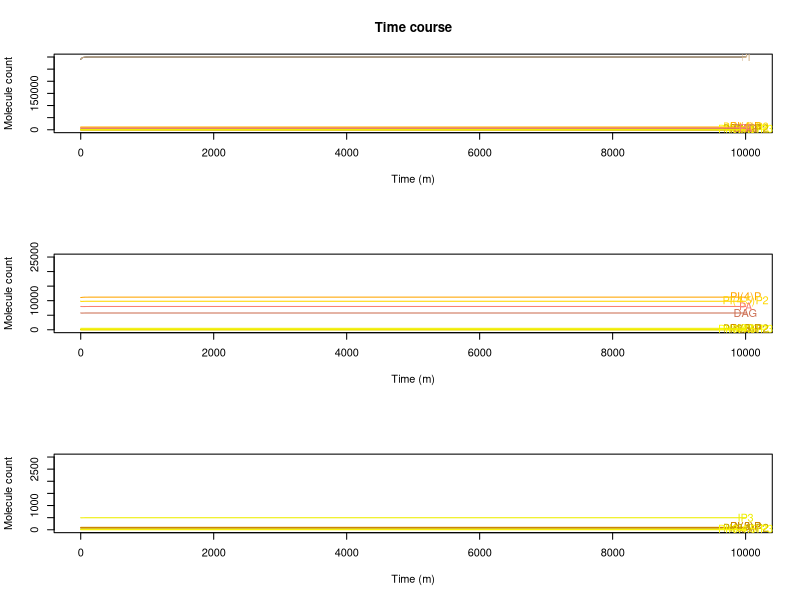

The R script that drew this image: (Note: this script raises an error after producing the figure.)
### Model ###
### This is apical ###

# for basolateral divide gammaPTENc_PTENa by 10

### There is a unspected bistability here. Change gamma_5K4P_5K_45P to .075

rm(list=ls())	#clean memory
graphics.off() 	#close plot windows



################## competition and regulation - this is basal ##########################

library(deSolve)	#library for solve diferential equations
#citation("deSolve")

# Insert the number of time units that the simulation will run
tmax=10000
# Insert the step of the simulation
tstep=1
t=seq(0,tmax+1,tstep) 	# time



HS = function (PA)(1 + 2*PA^2/(PA^2+10000^2))

ENaC_op = function(PIP2)
	{.02+.8/(1+181429*exp(-.00112*PIP2))}
ENaC_op(10000)

mp2_PI3KI = 0.0006217539	# metaparameter for PI3KI
mp3_PTEN = 0.003			# metaparameter for PTEN




# Inicial states for variables
# insert, in the parentesis, the inicial value of the dependent variables (ex: X=2) 
state=c(
	PI 	   = 	290115.435296034,
	PI3P 	   = 	94.6235111384769,
	PI4P 	   = 	11095.7012602329,
	PI5P     = 	97.176844279141, 
	PI35P2   =	21.3415882859489,
	PI45P2   =	9851.42105324773,
	PI34P2   =	40.3575424621684,
	PI345P3  =	1.12832194419032,
	pi_3KI_a =	5.82680164591602,
	PTEN_a   =	14.5509720205084,
	DAG      =	5787.00059628337,
	IP3      =	499.14011589903,
	PA       =	8025.19773414257,
	ENaC 	   =  35,
	ASL 	   =  7
	)



# insert, in the parentecis, the parameters and independent variables and their values (ex: const=5, rate=2). 
# If no parameters and independent variables just put a zero.
parameters=c(
		pi_3KI = 1000,			# this and PTEN control the level of PI(345)P3
		PTEN = 50,				# (phosphatase and tensin homologue deleted on chromosome 10) PI_3P family. This and pip_3K control the level of PI(345)P3 

		pi_3KII = 75,	      	# creates PI34P2 from PI4P. In vitro can phosphorilate PI to PI4P so effectly that the original name of this enzyme was PI_4K_type_I 
		pi_3KIII = 5,			# Phosphorilate PI into PI3P.
		pi_4K = 400,		   	# type II. Phosphorilate PI into PI4P. Very similar to PI_3Ks in structure. Type I was after all, PI_3KII 
		pi_Kfyve = 48,			# type III PIP_5K. Really diferent from the other PIP_5K.
		pip_5KI = 330,			# Phosphorilate PI4P into PI45P2. Activated by PA.
		pip_5KII = 845,    		# Phosphorilate PI5P into PI45P2 
		pi_4K_pip_5KI = 230,		# this is here because PI45P2 should not be inflenced by PI4P depletion

		SYNJ = 30, 				# phosphatase that transforms PI45P2 directly into PI
		SAC1 = 100,
		SAC2 = 1,
		SAC3 = 5,
		INPP4 = 50,
		TMEM55 = 20,
		MTMR1_6_14 = 63,
		MTMR78 = 18,

		ORCL1 = 3,
		INPP5BJ = 1,
		INPP5E = 1,
		SKIP = 5,
		SHIP2 = 1,

		PS = 150000,

		PLC = 5,	  		# Phospholipase C. Breaks PI45P2 into DAG and IP3.
		DGK = 50,  			# Diacylglicerol Kinase. Transforms DAG into PA.
		LPP = 100,  		# Phosphatase that transforms PA into DAG, S1P into Shingosine and C1P into ceramide.

		gamma_0 = 15000, 
		gamma_4 = 150,
		gamma_3 = 10,

		gamma0_3a = 0*5.459875e+14, f0_3a_PI = 1.138439e-01 , 
		gamma0_3b = 8.809591e+14, f0_3b_PI = 0.1761429 , f0_3b_PI4P = -0.07030248,
		gamma0_3c = 5.459875e+14, f0_3c_PI = 1.138439e-01 , 			
		gamma3_0a = 4.557615e+13, f3_0a_PI3P = 0.9995614578, f3_0a_PI4P = -0.04385422, f3_0a_PI5P = -0.0004385422, f3_0a_PI35P2 = -0.0002192711, f3_0a_PI45P2_PI4P = -0.04385422, f3_0a_PI45P2_PI5P = -0.2383381, f3_0a_PI345P3 = -0.001668266, f3_0a_PI45P2_PI = -0.01096355,
		gamma3_0c = 5.096813e+12, f3_0c_PI3P = 0.9993781095, f3_0c_PI4P = -0.06218905, f3_0c_PI5P = -0.0006218905, f3_0c_PI35P2 = -0.0003109453,
		gamma3_0d = 3.059076e+12, f3_0d_PI3P = 9.993364e-01, f3_0d_PI35P2 = -3.317850e-04,
		gamma3_0e = 3.067331e+12, f3_0e_PI3P = 9.993362e-01,


		gamma0_4 = 5.100640e+14, f0_4_PI = 2.864618e-01,  
		gamma4_0a = 4.557615e+13, f4_0a_PI3P = -0.0004385422, f4_0a_PI4P = 0.95614578, f4_0a_PI5P = -0.0004385422, f4_0a_PI35P2 = -0.0002192711, f4_0a_PI45P2_PI4P = -0.04385422, f4_0a_PI45P2_PI5P = -0.2383381, f4_0a_PI345P3 = -0.001668266, f4_0a_PI45P2_PI = -0.01096355,
		gamma4_0c = 5.096813e+12, f4_0c_PI4P = 0.93781095, f4_0c_PI3P = -0.0006218905, f4_0c_PI5P = -0.0006218905, f4_0c_PI35P2 = -0.0003109453,


		gamma0_5 = 4.702825e+11, f0_5_PI = 0.5465332, f0_5_PI3P = -0.000377889,  
		gamma5_0a = 4.557615e+13, f5_0a_PI3P = -0.0004385422, f5_0a_PI4P = -0.04385422, f5_0a_PI5P = 0.9995614578, f5_0a_PI35P2 = -0.0002192711, f5_0a_PI45P2_PI4P = -0.04385422, f5_0a_PI45P2_PI5P = -0.2383381, f5_0a_PI345P3 = -0.001668266, f5_0a_PI45P2_PI = -0.01096355,
		gamma5_0c = 5.096813e+12, f5_0c_PI5P = 0.9993781095, f5_0c_PI3P = -0.0006218905, f5_0c_PI4P = -0.06218905, f5_0c_PI35P2 = -0.0003109453,

		gamma3_35 = 1.618325e+16, f3_35_PI3P = 0.999622111, f3_35_PI = -0.4534668,
		gamma35_3a = 4.557615e+13, f35_3a_PI3P = -0.0004385422, f35_3a_PI4P = -0.04385422, f35_3a_PI5P = -0.0004385422, f35_3a_PI35P2 = 0.9997807289, f35_3a_PI45P2_PI4P = -0.04385422, f35_3a_PI45P2_PI5P = -0.2383381, f35_3a_PI345P3 = -0.001668266, f35_3a_PI45P2_PI = -0.01096355,
		gamma35_3c = 5.096813e+12, f35_3c_PI35P2 = 0.9996890547, f35_3c_PI3P = -0.0006218905, f35_3c_PI4P = -0.06218905, f35_3c_PI5P = -0.0006218905,
		gamma35_3d = 3.060265e+12, f35_3d_PI35P2 = 9.999336e-01,
		gamma35_3e = 5.137691e+12, f35_3e_PI35P2 = 9.996894e-01, f35_3e_PI45P2 = -6.211936e-02, f35_3e_PI345P3 = -2.363093e-03,

		gamma4_45 = 8.493641e+15, f4_45_PI4P = 4.596175e-02, f4_45_PA = 0.2, f4_45_PI45P2 = -0.05,
		gamma45_4a = 4.557615e+13, f45_4a_PI3P = -0.0004385422, f45_4a_PI4P = -0.04385422, f45_4a_PI5P = -0.0004385422, f45_4a_PI35P2 = -0.0002192711, f45_4a_PI45P2_PI4P = 0.95614578, f45_4a_PI45P2_PI5P = -0.2383381, f45_4a_PI345P3 = -0.001668266, f45_4a_PI45P2_PI = -0.01096355,
	 	gamma45_4c = 5.133984e+12, f45_4c_PI45P2 = 9.378613e-01, f45_4c_PI345P3 = -2.363827e-03,
		gamma45_4d = 5.137691e+12, f45_4d_PI45P2 = 9.378806e-01, f45_4d_PI35P2 = -3.105968e-04, f45_4d_PI345P3 = -2.363093e-03,

		gamma5_45 = 2.946989e+13, f5_45_PI5P = 8.784401e-01,
		gamma45_5a = 3.237862e+12, f45_5a_PI3P = -0.0004385422, f45_5a_PI4P = -0.04385422, f45_5a_PI5P = -0.0004385422, f45_5a_PI35P2 = -0.0002192711, f45_5a_PI45P2_PI4P = -0.04385422, f45_5a_PI45P2_PI5P = 0.7616619, f45_5a_PI345P3 = -0.001668266, f45_5a_PI45P2_PI = -0.01096355,
		gamma45_5c = 4.133048e+12, f45_5c_PI45P2 = 6.487218e-01,   	
   	
		gamma45_345 = 1.888500e+14, f45_345_PI45P2 = 3.063327e-01,
		gamma345_45 = 2.904971e+15, f345_45_PI345P3 = 9.555746e-01, f345_45_PI34P2 = -1.101822e-04,
		gamma35_5 = 6.059076e+14, f35_5_PI35P2 = 9.996682e-01, f35_5_PI3P = -6.635700e-04,
	
		gamma34_3 = 1.333061e+12, f34_3_PI34P2 = 9.981983e-01,

		gamma345_34a = 2.476815e+12, f345_34a_PI3P = -0.0004385422, f345_34a_PI4P = -0.04385422, f345_34a_PI5P = -0.0004385422, f345_34a_PI35P2 = -0.0002192711, f345_34a_PI45P2_PI4P = -0.04385422, f345_34a_PI45P2_PI5P = -0.2383381, f345_34a_PI345P3 = 0.998331734, f345_34a_PI45P2_PI = -0.01096355,
		gamma345_34c = 2.790040e+11, f345_34c_PI345P3 = 9.976362e-01, f345_34c_PI45P2 = -6.213866e-02,
		gamma345_34d = 2.792054e+11, f345_34d_PI345P3 = 9.976369e-01, f345_34d_PI35P2 = -3.105968e-04, f345_34d_PI45P2 = -6.211936e-02,
		gamma345_34e = 1.678636e+11, f345_34e_PI345P3 = 9.981984e-01,

		gammai_ = 0.045,
		gamma0_45 = 2.666243e+14, f0_45_PI = 2.864618e-01, f0_45_PA = 0.2, f0_45_PI45P2 = -0.05,
		gamma4_34a = 0*5.229823e+12, f4_34a_PI4P = 5.009150e-01,
		gamma4_34b = 5.638138e+14, f4_34b_PI4P = 0.92969752, f4_34b_PI = -0.8238571 ,
		gamma34_4 = 5.043352e+11, f34_4_PI34P2 = 9.998898e-01, f34_4_PI345P3 = -4.442544e-02,
		gamma45_0 = 1.139404e+12, f45_0_PI3P = 0.9995614578, f45_0_PI4P = -0.04385422, f45_0_PI5P = -0.0004385422, f45_0_PI35P2 = -0.0002192711, f45_0_PI45P2_PI4P = -0.04385422, f45_0_PI45P2_PI5P = -0.2383381, f45_0_PI345P3 = -0.001668266, f45_0_PI45P2_PI = -0.01096355
		)


				
parameters=c(parameters,
		gammaPI3KIc_PI3KIa = mp2_PI3KI * 0.005385984, fPI3KIc_PI3KIa_pi_3KI_c = 1, fPI3KIc_PI3KIa_PI345P3 = .7, 
		gammaPI3KIa_PI3KIc = mp2_PI3KI, fPI3KIa_PI3KIc_pi_3KI_a = 1,
 
		gammaPTENc_PTENa = mp3_PTEN * 4.166667e-05, fPTENc_PTENa_PTEN_c = 1, fPTENc_PTENa_PI45P2 = 1, 
		gammaPTENa_PTENc = mp3_PTEN, fPTENa_PTENc_PTEN_a =1, fPTENa_PTENc_PI345P3 = 1,

		gamma45_DAG = 1.878461e+19, f45_DAG_PI45P2 = 9.770418e-01, f45_DAG_PI4P = -1.260449e-02, f45_DAG_PS = -9.642438e-01,
		gammaPA_DAG = 5.538472e+11, fPA_DAG_PA = 9.652797e-01,						
		gammaDAG_PA = 1.652729e+13, fDAG_PA_DAG = 9.475506e-01,
		gamma_DAG = 0.00001,
		gammaDAG_ = .1, fDAG__DAG = 1,
		gamma_PA = 4,
		gammaPA_ = 0.1, fPA__PA = 1,
		gammaPC_PA = 14.35507, f_PC_PA_PI45P2 = .3,
		gammaIP3_ = 2, fIP3__IP3 = 1,
		gamma4_DAG = 2.546895e+18, f4_DAG_PI4P = 9.873955e-01, f4_DAG_PI45P2 = -2.295818e-02, f4_DAG_PS = -9.642438e-01,

		SPLUNC1 = 7890,

		gamma__ENaC = log(2)/40,
		gamma_ENaC_SPLUNC1 = 3*log(2)/8416000,
		gamma_ENaC_ = log(2)/3200,
		
		gamma_ASL_ENaC = 0.0003922396,
		gamma_CFTR_ASL = 0.0177052536
		)   
parameters=c(
		parameters,
		gamma__ASL = (105)*as.numeric(parameters[names(parameters)=='gamma_ASL_ENaC'])+(4/3)*as.numeric(parameters[names(parameters)=='gamma_CFTR_ASL']),
		gamma_ASL_ = (25/4)*as.numeric(parameters[names(parameters)=='gamma_ASL_ENaC'])+(1/3)*as.numeric(parameters[names(parameters)=='gamma_CFTR_ASL'])	
		)  
#Pars=as.data.frame(t(parameters)) #create a data.frame p with the same information in vector parameters
#attach(Pars) # put all colunms of p as variables in memory
# cbind(1:length(parameters),parameters)





equations=function(t,state,parameters) 	# function containing the diferential equations
	{with(as.list(c(state,parameters)),
		{
		#rate of change (velocities of the variables concentration changes), the actual diferencial equations
		# insert the diferentical equations (ex: dX=const*X^rate or dX=5*X^2)

		V_0 = gamma_0
		V_4 = gamma_4
		V_3 = gamma_3

		V0_3a = gamma0_3a*PI^f0_3a_PI * pi_3KI_a * 123.245 * 1.66*10^-18
		V0_3b = gamma0_3b * PI^f0_3b_PI * PI4P^f0_3b_PI4P * pi_3KII * 180.983 * 1.66*10^-18
		V0_3c = gamma0_3c*PI^f0_3c_PI*pi_3KIII  * 101.549 * 1.66*10^-18
		V3_0a = gamma3_0a * PI3P^f3_0a_PI3P * PI4P^f3_0a_PI4P * PI5P^f3_0a_PI5P * PI35P2^f3_0a_PI35P2 * PI45P2^f3_0a_PI45P2_PI4P * PI45P2^f3_0a_PI45P2_PI5P * PI345P3^f3_0a_PI345P3 * PI45P2^f3_0a_PI45P2_PI * SYNJ * 185.272 *1.66*10^-18
		V3_0c = gamma3_0c * PI3P^f3_0c_PI3P * PI4P^f3_0c_PI4P * PI5P^f3_0c_PI5P * PI35P2^f3_0c_PI35P2 * SAC1 * 66.967 * 1.66*10^-18
		V3_0d = gamma3_0d * PI3P^f3_0d_PI3P * PI35P2^f3_0d_PI35P2 * MTMR1_6_14 * 69.932 * 1.66*10^-18
		V3_0e = gamma3_0e*PI3P^f3_0e_PI3P * MTMR78 * 75.833 * 1.66*10^-18

		V0_4 = gamma0_4*PI^f0_4_PI* pi_4K * 109.711 * 1.66*10^-18
		V4_0a = gamma4_0a * PI3P^f4_0a_PI3P * PI4P^f4_0a_PI4P * PI5P^f4_0a_PI5P * PI35P2^f4_0a_PI35P2 * PI45P2^f4_0a_PI45P2_PI4P * PI45P2^f4_0a_PI45P2_PI5P * PI345P3^f4_0a_PI345P3 * PI45P2^f4_0a_PI45P2_PI * SYNJ * 185.272 *1.66*10^-18
		V4_0c = gamma4_0c * PI4P^f4_0c_PI4P * PI3P^f4_0c_PI3P * PI5P^f4_0c_PI5P * PI35P2^f4_0c_PI35P2 * SAC1 * 66.967 * 1.66*10^-18

		V0_5 = gamma0_5 * PI^f0_5_PI * PI3P^f0_5_PI3P * pi_Kfyve * 237.136 * 1.66*10^-18
		V5_0a = gamma5_0a * PI3P^f5_0a_PI3P * PI4P^f5_0a_PI4P * PI5P^f5_0a_PI5P * PI35P2^f5_0a_PI35P2 * PI45P2^f5_0a_PI45P2_PI4P * PI45P2^f5_0a_PI45P2_PI5P * PI345P3^f5_0a_PI345P3 * PI45P2^f5_0a_PI45P2_PI * SYNJ * 185.272 *1.66*10^-18
		V5_0c = gamma5_0c * PI5P^f5_0c_PI5P * PI3P^f5_0c_PI3P * PI4P^f5_0c_PI4P * PI35P2^f5_0c_PI35P2 * SAC1 * 66.967 * 1.66*10^-18

		V3_35 = gamma3_35 * PI3P^f3_35_PI3P * PI^f3_35_PI * pi_Kfyve * 237.136 * 1.66*10^-18
		V35_3a = gamma35_3a * PI3P^f35_3a_PI3P * PI4P^f35_3a_PI4P * PI5P^f35_3a_PI5P * PI35P2^f35_3a_PI35P2 * PI45P2^f35_3a_PI45P2_PI4P * PI45P2^f35_3a_PI45P2_PI5P * PI345P3^f35_3a_PI345P3 * PI45P2^f35_3a_PI45P2_PI * SYNJ * 185.272 *1.66*10^-18
		V35_3c = gamma35_3c * PI35P2^f35_3c_PI35P2 * PI3P^f35_3c_PI3P * PI4P^f35_3c_PI4P * PI5P^f35_3c_PI5P * SAC1 * 66.967 * 1.66*10^-18
		V35_3d = gamma35_3d*PI35P2^f35_3d_PI35P2* SAC3 * 103.635 * 1.66*10^-18
		V35_3e = gamma35_3e * PI35P2^f35_3e_PI35P2 * PI45P2^f35_3e_PI45P2 * PI345P3^f35_3e_PI345P3 * INPP5E * 70.205 * 1.66*10^-18

		V4_45 = gamma4_45 * PI4P^f4_45_PI4P * pip_5KI * 65.643 *1.66*10^-18 * HS(PA) * PI45P2^f4_45_PI45P2
		V45_4a = gamma45_4a * PI3P^f45_4a_PI3P * PI4P^f45_4a_PI4P * PI5P^f45_4a_PI5P * PI35P2^f45_4a_PI35P2 * PI45P2^f45_4a_PI45P2_PI4P * PI45P2^f45_4a_PI45P2_PI5P * PI345P3^f45_4a_PI345P3 * PI45P2^f45_4a_PI45P2_PI * SYNJ * 185.272 *1.66*10^-18
		V45_4c = gamma45_4c * PI45P2^f45_4c_PI45P2 * PI345P3^f45_4c_PI345P3 * (ORCL1 * 104.205 * 1.66*10^-18 + INPP5BJ * 96.755 * 1.66*10^-18 + SKIP * 51.090 * 1.66*10^-18 + SAC2 * 128.407* 1.66*10^-18)
 		V45_4d = gamma45_4d * PI45P2^f45_4d_PI45P2 * PI35P2^f45_4d_PI35P2 * PI345P3^f45_4d_PI345P3 * INPP5E * 70.205 * 1.66*10^-18

		V5_45 = gamma5_45*PI5P^f5_45_PI5P*pip_5KII * 46.968 *1.66*10^-18
		V45_5a = gamma45_5a * PI3P^f45_5a_PI3P * PI4P^f45_5a_PI4P * PI5P^f45_5a_PI5P * PI35P2^f45_5a_PI35P2 * PI45P2^f45_5a_PI45P2_PI4P * PI45P2^f45_5a_PI45P2_PI5P * PI345P3^f45_5a_PI345P3 * PI45P2^f45_5a_PI45P2_PI * SYNJ * 185.272 *1.66*10^-18
		V45_5c = gamma45_5c*PI45P2^f45_5c_PI45P2 * TMEM55 * 28.470 * 1.66*10^-18

		V45_345 = gamma45_345*PI45P2^f45_345_PI45P2 * pi_3KI_a * 123.245 * 1.66*10^-18
		V345_45 = gamma345_45 * PI345P3^f345_45_PI345P3 * PI34P2^f345_45_PI34P2 * PTEN_a * 47.166 * 1.66*10^-18

		V35_5 = gamma35_5 * PI35P2^f35_5_PI35P2 * PI3P^f35_5_PI3P * MTMR1_6_14 * 69.932 * 1.66*10^-18

		V34_3 = gamma34_3*PI34P2^f34_3_PI34P2 * INPP4 * 107.347 * 1.66*10^-18

		V345_34a = gamma345_34a * PI3P^f345_34a_PI3P * PI4P^f345_34a_PI4P * PI5P^f345_34a_PI5P * PI35P2^f345_34a_PI35P2 * PI45P2^f345_34a_PI45P2_PI4P * PI45P2^f345_34a_PI45P2_PI5P * PI345P3^f345_34a_PI345P3 * PI45P2^f345_34a_PI45P2_PI * SYNJ * 185.272 *1.66*10^-18
		V345_34c = gamma345_34c * PI345P3^f345_34c_PI345P3 * PI45P2^f345_34c_PI45P2 * (ORCL1 * 104.205 * 1.66*10^-18 + INPP5BJ * 96.755 * 1.66*10^-18 + SKIP  * 51.090 * 1.66*10^-18 + SAC2 * 128.407* 1.66*10^-18)
		V345_34d = gamma345_34d * PI345P3^f345_34d_PI345P3 * PI35P2^f345_34d_PI35P2 * PI45P2^f345_34d_PI45P2 * INPP5E * 70.205 * 1.66*10^-18
		V345_34e = gamma345_34e*PI345P3^f345_34e_PI345P3* SHIP2 * 138.599 * 1.66*10^-18

		V45_  = gammai_*PI45P2 * 46.5
		V0_   = gammai_*PI
		V4_   = gammai_*PI4P
		V345_ = gammai_*PI345P3
		V3_   = gammai_*PI3P
		V35_  = gammai_*PI35P2
		V5_   = gammai_*PI5P
		V34_  = gammai_*PI34P2

		V0_45 = gamma0_45 * PI^f0_45_PI * pi_4K_pip_5KI * 248.608 * 1.66*10^-18  * HS(PA) * PI45P2^f0_45_PI45P2 * 20

		V4_34a = gamma4_34a*PI4P^f4_34a_PI4P* pi_3KI_a * 123.245 * 1.66*10^-18
		V4_34b = gamma4_34b * PI4P^f4_34b_PI4P * PI^f4_34b_PI * pi_3KII * 180.983 * 1.66*10^-18 
		V34_4 = gamma34_4 * PI34P2^f34_4_PI34P2 * PI345P3^f34_4_PI345P3 * PTEN_a * 47.166 * 1.66*10^-18

		V45_0 = gamma45_0 * PI3P^f45_0_PI3P * PI4P^f45_0_PI4P * PI5P^f45_0_PI5P * PI35P2^f45_0_PI35P2 * PI45P2^f45_0_PI45P2_PI4P * PI45P2^f45_0_PI45P2_PI5P * PI345P3^f45_0_PI345P3 * PI45P2^f45_0_PI45P2_PI * SYNJ * 185.272 *1.66*10^-18

		pi_3KI_c = pi_3KI - pi_3KI_a
		VPI3KIc_PI3KIa = gammaPI3KIc_PI3KIa * (pi_3KI - pi_3KI_a) ^ fPI3KIc_PI3KIa_pi_3KI_c * PI345P3 ^ fPI3KIc_PI3KIa_PI345P3
		VPI3KIa_PI3KIc = gammaPI3KIa_PI3KIc * pi_3KI_a

		PTEN_c = PTEN - PTEN_a
		VPTENc_PTENa = gammaPTENc_PTENa * (PTEN - PTEN_a) ^ fPTENc_PTENa_PTEN_c * PI45P2 ^ fPTENc_PTENa_PI45P2
		VPTENa_PTENc = gammaPTENa_PTENc * PTEN_a ^ fPTENa_PTENc_PTEN_a 

		V45_DAG = gamma45_DAG * PI45P2^(f45_DAG_PI45P2) * PI4P^(f45_DAG_PI4P) * PS^(f45_DAG_PS) * PLC * 88.4215 *1.66*10^-18
		VPA_DAG = gammaPA_DAG * PA^fPA_DAG_PA * LPP * 32.574 * 1.66*10^-18
		VDAG_PA = gammaDAG_PA * DAG^fDAG_PA_DAG * DGK * 116.997 *1.66*10^-18
		V_DAG = gamma_DAG 
		VDAG_ = gammaDAG_ * DAG^fDAG__DAG 
		V_PA = gamma_PA 
		VPA_ = gammaPA_ * PA^fPA__PA
		VPC_PA = gammaPC_PA * PI45P2^f_PC_PA_PI45P2 
		VIP3_ = gammaIP3_ * IP3^fIP3__IP3

		V_PI4P_DAG = gamma4_DAG * PI4P^(f4_DAG_PI4P) * PI45P2^(f4_DAG_PI45P2) * PS^(f4_DAG_PS) * PLC * 88.4215 *1.66*10^-18

		dPI = V45_ + V_0 + V3_0a + V3_0c + V3_0d + V3_0e + V4_0a + V4_0c + V5_0a  + V5_0c + V45_0 - V0_3a - V0_3b - V0_3c - V0_4 - V0_5 - V0_ - V0_45 #- V_PI_DAG
		dPI3P = V_3 + V0_3a + V0_3b + V0_3c + V35_3a + V35_3c + V35_3d + V35_3e + V34_3 - V3_0a - V3_0c - V3_0d - V3_0e - V3_35 - V3_
		dPI4P = V_4 + V0_4 + V45_4a + V45_4c + V45_4d + V34_4 - V4_0a  - V4_0c - V4_45 - V4_ - V4_34a - V4_34b - V_PI4P_DAG
		dPI5P = V0_5 + V35_5 + V45_5a + V45_5c - V5_0a - V5_0c - V5_45 - V5_
		dPI35P2 = V3_35 - V35_3a - V35_3c - V35_3d - V35_3e - V35_5 - V35_
		dPI45P2 = V4_45 + V5_45 + V345_45 + V0_45 - V45_4a - V45_4c - V45_4d - V45_5a  - V45_5c - V45_345 - V45_ - V45_0 - V45_DAG
		dPI34P2 = V345_34a + V345_34c + V345_34d + V345_34e + V4_34a + V4_34b - V34_3 - V34_ - V34_4
		dPI345P3 = V45_345 - V345_45 - V345_34a - V345_34c - V345_34d - V345_34e - V345_		
	
		dpi_3KI_a = (VPI3KIc_PI3KIa - VPI3KIa_PI3KIc) 
		dPTEN_a = VPTENc_PTENa - VPTENa_PTENc 

		dDAG = V_DAG + VPA_DAG  + V_PI4P_DAG + V45_DAG - VDAG_PA - VDAG_
		dIP3 = V45_DAG - VIP3_
		dPA = V_PA + VDAG_PA + VPC_PA - VPA_DAG - VPA_ 

		######################## ENaC SPLUNC1 model #######################

		V__ENaC = gamma__ENaC
		V_ENaC_SPLUNC1 = gamma_ENaC_SPLUNC1 * ENaC * (SPLUNC1/ASL) 
		V_ENaC_ = gamma_ENaC_ * ENaC

		V__ASL = gamma__ASL
		V_CFTR_ASL = gamma_CFTR_ASL
		V_ASL_ENaC = gamma_ASL_ENaC * ASL * (ENaC * ENaC_op(PI45P2))
		V_ASL_ = gamma_ASL_ * ASL

		dENaC = V__ENaC - V_ENaC_SPLUNC1 - V_ENaC_ 
		dASL = V__ASL + V_CFTR_ASL - V_ASL_ENaC - V_ASL_

		# return the rate of change 
		# insert, in the parentecis, the variables that you want to store the values (ex:dX)
		list(dy=c(
				dPI, dPI3P, dPI4P, dPI5P,dPI35P2,dPI45P2,dPI34P2,dPI345P3,
				dpi_3KI_a,dPTEN_a,
				dDAG,dIP3,dPA,
				dENaC,dASL
				),
				count=c(
					V_0,V0_3a,V0_3b,V0_3c,V3_0a,V3_0c,V3_0d,V3_0e,V0_4,V4_0a,V4_0c,V0_5,V5_0a,V5_0c,V3_35,V35_3a,V35_3c,V35_3d,V35_3e,V4_45,V45_4a,V45_4c,V45_4d,V5_45,V45_5a,V45_5c,V45_345,V345_45,V_4,V35_5,V_3,V34_3,V345_34a,V345_34c,V345_34d,V345_34e,
					V45_,V0_,V4_,V345_,V3_,V35_,V5_,V34_,
					V0_45,V4_34a,V4_34b,V34_4,V45_0,
					VPI3KIc_PI3KIa,VPI3KIa_PI3KIc,VPTENc_PTENa,VPTENa_PTENc,
					V45_DAG,VPA_DAG,VDAG_PA,V_DAG,VDAG_,V_PA,VPA_,VPC_PA,VIP3_,
					V_PI4P_DAG,
					V__ENaC,V_ENaC_SPLUNC1,V_ENaC_,
					V__ASL,V_CFTR_ASL,V_ASL_ENaC,V_ASL_	
					))
		})
	}

perturbations=cbind(c('NA','NA'),c('NA','NA'),c('NA','NA'))	# initiation of perturbations matrix, if unaltered it will do no perturbations






################################## Cruncher function - ode integrator that deals with perturbations ###############################
Cruncher = function (state,t,equations,parameters,perturbations=cbind(c('NA','NA'),c('NA','NA'),c('NA','NA')))
	{

	# running the ode solver
	out_test=NA #cleanning out_MC vector

	# initializating the matrix out1 and out, necessary for the cycle
	out1=rbind(rep(0,1,length(state)+1),c(t=0,state))
	out_test=matrix()

	if (perturbations[1,1]=='NA') # if no perturbations an ordinary ODE is run
		{out_test <- ode(y = state, times = t, func = equations, parms=parameters)}

	if (perturbations[1,1]!='NA') # if there are perturbations, then go to the for cycle
		{
		if (max(t)<max(perturbations[1:(nrow(perturbations)-1),1])) {cat("Time error: Last perturbation later than tmax.Please alter tmax or perturbation time.", "\n")}
		for (i in 1:(nrow(perturbations)-1)) # the number of perturbations is nrow(perturbations)-1 because the first line on the perturbations matrix is just to permit the inicial values to be used
			{
			t=seq(max(0,tail(out1[,1],1)+1),perturbations[i+1,1]-1,tstep)  	# set the time intervals #?#
	
			state=out1[nrow(out1),(2:(length(state)+1))]			# retrive the last values of the variables
			for (j in 1:length(state)) 						# check for variables perturbations
				{
				if (names(state)[j]==perturbations[i,2])			# if a perturbation is in a variable this will alter the variable value in the state vector
					{
					state[j]=perturbations[i,3]
					}
				}
			for (k in 1:length(parameters)) 						# check for variables perturbations
				{
				if (names(parameters)[k]==perturbations[i,2])			# if a perturbation is in a variable this will alter the variable value in the state vector
					{
					parameters[k]=perturbations[i,3]
					}
				}

			out1 <- ode(y = state, times = t, func = equations,parms=parameters)	# good and old ode
			if (is.na(out_test[1,1])) {out_test=out1} else {out_test=rbind(out_test,out1)} 			# store the values of the last interval	
			}
		names(out_test)[1]='time'
		}
	out_test
	}

# out_test = Cruncher(state,t,equations,parameters)						# no perturbations
# perturbations1 = Perturb(parameters)
# out_test = Cruncher(state,t,equations,parameters,perturbations)			# with perturbations
# edit(out_test)




# Finaly remove the # form the front of all the next code lines
# On the first column put the time of the perturbation
#ptime=c(0,1000,1500,2000,2500,3000,3500,4000,4500,5000,5500,6000,6500,7000,8000,max(t));
# On the second column put the variables to be altered. (ex: 'X')
#pvar=c('novar','PLC','PLC','PLC','PLC','PLC','PLC','PLC','PLC','PLC','PLC','PLC','PLC','DGK','DGK','novar')
# On the third the new value for the variable.
#pval=c(NA,
#	parameters[names(parameters)=='PLC']*0.01,
#	parameters[names(parameters)=='PLC'],
#	parameters[names(parameters)=='PLC']*1.01,
#	parameters[names(parameters)=='PLC'],
#	parameters[names(parameters)=='PLC']*1.1,
#	parameters[names(parameters)=='PLC'],
#	parameters[names(parameters)=='PLC']*1.2,
#	parameters[names(parameters)=='PLC'],
#	parameters[names(parameters)=='PLC']*1.3,
#	parameters[names(parameters)=='PLC'],
#	parameters[names(parameters)=='PLC']*1.4,
#	parameters[names(parameters)=='PLC'],
#	parameters[names(parameters)=='DGK']*0.25,
#	parameters[names(parameters)=='DGK'],
#	NA)
#perturbations=data.frame(time=ptime,var=pvar,val=pval)
#perturbations





out = Cruncher(state,t,equations,parameters,perturbations)
# edit(out)
# View(out)

str(out)
varnames=c('Time (s)','PI','PI(3)P','PI(4)P','PI(5)P','PI(3,5)P2','PI(4,5)P2','PI(3,4)P2','PI(3,4,5)P3',
		'PI3KI_a','PTEN_a','DAG','IP3','PA',
		'ENaC','ASL'
		) 
varcolors=c('gray','tan','orange3','orange','orange3','gold3','gold','gold3','yellow','red','deepskyblue3','salmon3','yellow2','salmon',
		'green','cyan'
		)
#  cbind(1:length(varnames),varnames,varcolors)

# naming fluxes in out
flux_names=c(
		'V_0','V0_3a','V0_3b','V0_3c','V3_0a','V3_0c','V3_0d','V3_0e','V0_4','V4_0a','V4_0c','V0_5','V5_0a','V5_0c',
		'V3_35','V35_3a','V35_3c','V35_3d','V35_3e','V4_45','V45_4a','V45_4c','V45_4d','V5_45','V45_5a','V45_5c',
		'V45_345','V345_45','V_4','V35_5','V_3','V34_3','V345_34a','V345_34c','V345_34d','V345_34e','V45_','V0_','V4_',
		'V345_','V3_','V35_','V5_','V34_','V0_45','V4_34a','V4_34b','V34_4','V45_0',
		'VPI3KIc_PI3KIa','VPI3KIa_PI3KIc',
		'VPTENc_PTENa','VPTENa_PTENc',
		'V45_DAG','VPA_DAG','VDAG_PA','V_DAG','VDAG_','V_PA','VPA_','VPC_PA','VIP3_',
		'V_PI4P_DAG',
		'V__ENaC','V_ENaC_SPLUNC1','V_ENaC_',
		'V__ASL','V_CFTR_ASL','V_ASL_ENaC','V_ASL_'
		)
colnames(out)[(length(state)+2):dim(out)[2]]=flux_names

(tail(out,3))
(tail(out,3))[,1:16]



par(mfrow=c(3,1))
# time plot
plot(out[,1],out[,2],type='l',col=1,ylim=c(0,max(out[,2:9])),main='Time course',xlab='Time (m)',ylab='Molecule count')
for (i in c(2:9,12,13,14)) 
	{
	points(out[,1],out[,i],type='l',col=varcolors[i])
	text(tmax,out[tmax-1,i],varnames[i],col=varcolors[i])
	}

plot(out[,1],out[,2],type='l',col=1,ylim=c(0,25000),xlab='Time (m)',ylab='Molecule count')
for (i in c(2:9,12,13,14)) 
	{
	points(out[,1],out[,i],type='l',col=varcolors[i])
	text(tmax,out[tmax-1,i],varnames[i],col=varcolors[i])
	}

plot(out[,1],out[,2],type='l',col=1,ylim=c(0,3000),xlab='Time (m)',ylab='Molecule count')
for (i in c(2:9,12,13,14)) 
	{
	points(out[,1],out[,i],type='l',col=varcolors[i])
	text(tmax,out[tmax-1,i],varnames[i],col=varcolors[i])
	}
par(mfrow=c(1,1))

windows()
par(mfrow=c(2,1))
plot(out[,1],out[,10],type='l',col=1,ylim=c(0,max(out[,10:11])),main='PIK3 PTEN',xlab='Time (m)',ylab='Molecule count')
points(out[,1],out[,10],type='l',col=varcolors[10])
text(tmax,out[tmax-1,10],varnames[10],col=varcolors[10])
points(out[,1],out[,11],type='l',col=varcolors[11])
text(tmax,out[tmax-1,11],varnames[11],col=varcolors[11])

plot(out[,1],out[,12],type='l',col='blue',ylim=c(0,max(out[,12:14])),main='Time course',xlab='Time (m)',ylab='Molecule count')
points(out[,1],out[,12],type='l',col=varcolors[12])
text(tmax,out[tmax-1,12],varnames[12],col=varcolors[12])
points(out[,1],out[,13],type='l',col=varcolors[13])
text(tmax,out[tmax-1,13],varnames[13],col=varcolors[13])
points(out[,1],out[,14],type='l',col=varcolors[14])
text(tmax,out[tmax-1,14],varnames[14],col=varcolors[14])
par(mfrow=c(1,1))
	


### ENaC plots ###			
windows()
par(mfrow=c(2,2))
# time plot
for (i in c(15:16)) 
	{
	plot(out[,1],out[,i],type='l',col=varcolors[i])
	text(tmax,out[tmax-1,i],varnames[i],col=varcolors[i])
	}
	
plot(out[,1],ENaC_op(out[,7]),type='l',col='blue',main='ENaC open probability')   
         
# list (primitive)
(head(out,3))[,1:16]
(tail(out,3))[,1:16]

sum(out[nrow(out),2:9])

# edit(out)



# normalized graphs
 # out[500,]						# getting steady state at time 500
stst = c(	PI 	   = 	290115.435296034,
		PI3P 	   = 	94.6235111384769,
		PI4P 	   = 	11095.7012602329,
		PI5P     = 	97.176844279141, 
		PI35P2   =	21.3415882859489,
		PI45P2   =	9851.42105324773,
		PI34P2   =	40.3575424621684,
		PI345P3  =	1.12832194419032,
		pi_3KI_a =	5.82680164591602,
		PTEN_a   =	14.5509720205084,
		DAG      =	5787.00059628337,
		IP3      =	499.14011589903,
		PA       =	8025.19773414257,
		ENaC 	   =  35.53398,
		ASL 	   =  7.192979
		)

out_n=cbind(time=out[1],out[,2:ncol(out)])
#tail(out_n)
out_norm=out[,1]						# creating matrix out_norm to store the normalized information
for (i in 2:ncol(out))
	{
	newc=c(out_n[,i]/as.numeric(stst[i-1]))	# normalizing to steady state got at time 500
	out_norm=cbind(out_norm,newc)			# storing normalized information
	}
colnames(out_norm)=colnames(out)
# head(out_norm)
# edit(out_norm)



# tiff("fig_S7a.tiff", height = 20, width = 34, units = 'cm',compression = "lzw", res = 300)
windows()
par(mfrow=c(3,4))
for (i in c(2:9,12,13,14)) 
	{
	plot(out_norm[,1],out_norm[,i],
	type='l',col='orange',
	xlab='Time (min)',ylab='Fold change',main=varnames[i],
	xlim=c(0,120),ylim=c(.85,1),
	lwd=3,cex.axis=1.5,cex.lab=1.5,cex.main=2)
#	text(tmax-2000,out_norm[tmax,i],varnames[i],col='orange')
	}
par(mfrow=c(1,1))

# dev.off()










### Fig S4_a ###

graphics.off() 	#close plot windows

### Xu_4_45_data ###
wd = getwd()
setwd(file.path(wd,'7_FigS4_PI45P2_production_acceleration//data_Chang_PIP2_PLC'))
data_Chang = read.csv("data_Chang_PIP2_PLC.csv")
setwd(wd)

# tiff("P2F2_Fig_S4_a.tiff", height = 20, width = 34, units = 'cm',compression = "lzw", res = 300)

par(mar=c(5,6,4,5)+.1)
plot(data_Chang$X,data_Chang$PIP2,type='p',col='black',pch=19,
	ylim=c(0,2),xlim=c(0,80),
	#main='PLC activation',
	xlab='Time (min)',ylab='fold change',
	cex.main=3, cex.lab=3, cex.axis=2
	)
segments(x0=data_Chang$X,y0=data_Chang$LOWER,y1=Xu_data$UPPER,col='black')
polygon (x=c(1,15,15,1),y=c(0,0,2,2),col='pink',border=NA)
points(data_Chang$X,data_Chang$PIP2,type='p',col='black',pch=19,
	ylim=c(0,2),xlim=c(0,80),
	main='PLC activation',
	xlab='Time (min)',ylab='fold change',
	cex.main=3, cex.lab=3, cex.axis=2
	)

#legend(x=-20,y=2,legend=c('PI45P2','PI4P'),pch=c(19,17),col=c('black','purple'),text.col=c('black','purple'),bty = "n",cex=2)
#legend(x=25,y=2,legend=c('Model PI45P2','Model PI4P'),lty=1,lwd=5,col=c('black','purple'),text.col=c('black','purple'),bty = "n",cex=2)





# Insert the number of time units that the simulation will run
tmax=100
# Insert the step of the simulation
tstep=1/60
t=seq(0,tmax+1,tstep) 	# time

# Finaly remove the # form the front of all the next code lines
# On the first column put the time of the perturbation
ptime=c(0,10,25,max(t));
# On the second column put the variables to be altered. (ex: 'X')
pvar=c('novar','PLC','PLC','novar')
# On the third the new value for the variable.
pval=c(NA,
	parameters[names(parameters)=='PLC']*25,
	parameters[names(parameters)=='PLC'],
	NA)
perturbations=data.frame(time=ptime,var=pvar,val=pval)
perturbations


out = Cruncher(state,t,equations,parameters,perturbations)						# no perturbations			# with perturbations
# edit(out)
# View(out)

# normalized graphs
stst=out[300,]						# getting steady state at time 500
out_n=cbind(time=out[1],out[,2:ncol(out)])
tail(out_n)
out_norm=out[,1]						# creating matrix out_norm to store the normalized information
for (i in 2:ncol(out))
	{
	newc=c(out_n[,i]/as.numeric(stst[i]))	# normalizing to steady state got at time 500
	out_norm=cbind(out_norm,newc)			# storing normalized information
	}
colnames(out_norm)=colnames(out)
head(out_norm)
# View(out_norm)

points((out_norm[421:481,1]-8),out_norm[421:481,7],type='l',col='orange',lwd='5')
points((out_norm[482:1322,1]-9),out_norm[482:1322,7],type='l',col='orange',lwd='5')
points((out_norm[1323:5823,1]-10),out_norm[1323:5823,7],type='l',col='orange',lwd='5')

# dev.off()






### Figure S4b ###

### SPLUNC1 CF / DGK perturbation ###

### WT ###
tmax=30000
tstep=1
t=seq(0,tmax+1,tstep) 	# time

state[names(state)=='ENaC']=35
state[names(state)=='ASL']=7
parameters[names(parameters)=='SPLUNC1'] = 7890
parameters[names(parameters)=='gamma_CFTR_ASL'] = 0.0177052536

# Finaly remove the # form the front of all the next code lines
# On the first column put the time of the perturbation
ptime=c(0,10000,20000,max(t));
# On the second column put the variables to be altered. (ex: 'X')
pvar=c('novar','DGK','DGK','novar')
# On the third the new value for the variable.
pval=c(NA,
	parameters[names(parameters)=='DGK']*0.75,
	parameters[names(parameters)=='DGK'],
	NA)
perturbations=data.frame(time=ptime,var=pvar,val=pval)
perturbations

out = Cruncher(state,t,equations,parameters,perturbations)
# edit(out)
# View(out)

colnames(out)[(length(state)+2):dim(out)[2]]=flux_names

windows()
par(mfrow=c(3,1))
# time plot
plot(out[,1],out[,2],type='l',col=1,ylim=c(0,max(out[,2:9])),main='Time course',xlab='Time (m)',ylab='Molecule count')
for (i in c(2:9,12,13,14)) 
	{
	points(out[,1],out[,i],type='l',col=varcolors[i])
	text(tmax,out[tmax-1,i],varnames[i],col=varcolors[i])
	}

plot(out[,1],out[,2],type='l',col=1,ylim=c(0,25000),xlab='Time (m)',ylab='Molecule count')
for (i in c(2:9,12,13,14)) 
	{
	points(out[,1],out[,i],type='l',col=varcolors[i])
	text(tmax,out[tmax-1,i],varnames[i],col=varcolors[i])
	}

plot(out[,1],out[,2],type='l',col=1,ylim=c(0,3000),xlab='Time (m)',ylab='Molecule count')
for (i in c(2:9,12,13,14)) 
	{
	points(out[,1],out[,i],type='l',col=varcolors[i])
	text(tmax,out[tmax-1,i],varnames[i],col=varcolors[i])
	}
par(mfrow=c(1,1))
	
### ENaC plots ###			
# windows()
par(mfrow=c(2,2))
# time plot
for (i in c(15:16)) 
	{
	plot(out[,1],out[,i],type='l',col=varcolors[i])
	text(tmax,out[tmax-1,i],varnames[i],col=varcolors[i])
	}

time_sample=c(9990,19990)
N_WT_sample = out[time_sample,15]
ASL_WT_sample = out[time_sample,16]
op_WT_sample = ENaC_op(out[time_sample,7])
activity_WT_sample = N_WT_sample*op_WT_sample
almaca_plot = activity_WT_sample

### CF ###
tmax=30000
tstep=1
t=seq(0,tmax+1,tstep) 	# time

state[names(state)=='ENaC'] = 80
state[names(state)=='ASL'] = 4
parameters[names(parameters)=='SPLUNC1'] = 0
parameters[names(parameters)=='gamma_CFTR_ASL'] = 0

# Finaly remove the # form the front of all the next code lines
# On the first column put the time of the perturbation
ptime=c(0,10000,20000,max(t));
# On the second column put the variables to be altered. (ex: 'X')
pvar=c('novar','DGK','DGK','novar')
# On the third the new value for the variable.
pval=c(NA,
	parameters[names(parameters)=='DGK']*0.75,
	parameters[names(parameters)=='DGK'],
	NA)
perturbations=data.frame(time=ptime,var=pvar,val=pval)
perturbations

out = Cruncher(state,t,equations,parameters,perturbations)
# edit(out)
# View(out)

colnames(out)[(length(state)+2):dim(out)[2]]=flux_names

par(mfrow=c(3,1))
# time plot
plot(out[,1],out[,2],type='l',col=1,ylim=c(0,max(out[,2:9])),main='Time course',xlab='Time (m)',ylab='Molecule count')
for (i in c(2:9,12,13,14)) 
	{
	points(out[,1],out[,i],type='l',col=varcolors[i])
	text(tmax,out[tmax-1,i],varnames[i],col=varcolors[i])
	}

plot(out[,1],out[,2],type='l',col=1,ylim=c(0,25000),xlab='Time (m)',ylab='Molecule count')
for (i in c(2:9,12,13,14)) 
	{
	points(out[,1],out[,i],type='l',col=varcolors[i])
	text(tmax,out[tmax-1,i],varnames[i],col=varcolors[i])
	}

plot(out[,1],out[,2],type='l',col=1,ylim=c(0,3000),xlab='Time (m)',ylab='Molecule count')
for (i in c(2:9,12,13,14)) 
	{
	points(out[,1],out[,i],type='l',col=varcolors[i])
	text(tmax,out[tmax-1,i],varnames[i],col=varcolors[i])
	}
par(mfrow=c(1,1))
	
### ENaC plots ###			
# windows()
par(mfrow=c(2,2))
# time plot
for (i in c(15:16)) 
	{
	plot(out[,1],out[,i],type='l',col=varcolors[i])
	text(tmax,out[tmax-1,i],varnames[i],col=varcolors[i])
	}

plot(out[,1],ENaC_op(out[,7]),type='l',col='blue',main='ENaC open probability')   

time_sample=c(9990,19990)
N_CF_sample = out[time_sample,15]
ASL_CF_sample = out[time_sample,16]
op_CF_sample = ENaC_op(out[time_sample,7])
activity_CF_sample = N_CF_sample*op_CF_sample
almaca_plot = c(almaca_plot,activity_CF_sample)

### P2 ENaC plots ###			
# windows()
par(mfrow=c(2,2))
# time plot
for (i in c(15)) 
	{
	plot(out[1:6000,1],out[1:6000,i],
	type='l',lwd=5,col=varcolors[i],
	xlab='time (min)', 
	ylab='Number of actived ENaC channels'
	)
	text(tmax,out[tmax-1,i],varnames[i],col=varcolors[i])
	}

plot(out[1:6000,1],ENaC_op(out[1:6000,7]),
	type='l',lwd=5,col='blue',
	xlab='time (min)',	
	ylab='ENaC open probability')   

plot(out[1:6000,1],out[1:6000,i]*ENaC_op(out[1:6000,7]),
	type='l',lwd=5,col='black',
	xlab='time (min)',	
	ylab='ENaC activity')   


N_sample = c(N_WT_sample,N_CF_sample)
ASL_sample = c(ASL_WT_sample,ASL_CF_sample)
op_sample = c(op_WT_sample,op_CF_sample)
activity_sample = c(activity_WT_sample,activity_CF_sample)
name_perturb = c(	'SPLUNC1 + / DGK +',
			'SPLUNC1 + / DGK -',
			'SPLUNC1 - / DGK +',
			'SPLUNC1 - / DGK -'
			)
cbind(name_perturb,N_sample,op_sample,activity_sample,ASL_sample)
joint = rbind(N_sample,op_sample,activity_sample)



# tiff("P2F2_Fig_almaca_a.tiff", height = 20, width = 34, units = 'cm',compression = "lzw", res = 300)

par(mfrow=c(2,2))
#windows()
bp=barplot(joint[1,],
	beside = TRUE,ylim=c(0,max(joint[1,])*1.2),
	ylab="Number of actived ENaC channels (N)",
	cex.axis=1,cex.lab=1.5
	)
text(bp,joint[1,], labels = format(round(joint[1,],2), 4),pos = 3, cex = 1)
axis(1, at=bp,labels=as.character(name_perturb), las=1, cex.axis=.9)
#windows()
bp=barplot(joint[2,],
	beside = TRUE,ylim=c(0,1),
	ylab="ENaC open probability (Po)",
	cex.axis=1,cex.lab=1.5
	)
text(bp,joint[2,], labels = format(round(joint[2,],2), 4),pos = 3, cex = 1)
axis(1, at=bp,labels=as.character(name_perturb), las=1, cex.axis=.9)
#windows()
bp=barplot(joint[3,],
	beside = TRUE,ylim=c(0,max(joint[3,])*1.2),
	ylab="ENaC activity ( N * Po)",
	col=c('steelblue','steelblue1','steelblue','steelblue1'),
	cex.axis=1,cex.lab=1.5
	)
text(bp,joint[3,], labels = format(round(joint[3,],2), 4),pos = 3, cex = 1)
axis(1, at=bp,labels=as.character(name_perturb), las=1, cex.axis=.9)
par(mfrow=c(1,1))

# dev.off()
